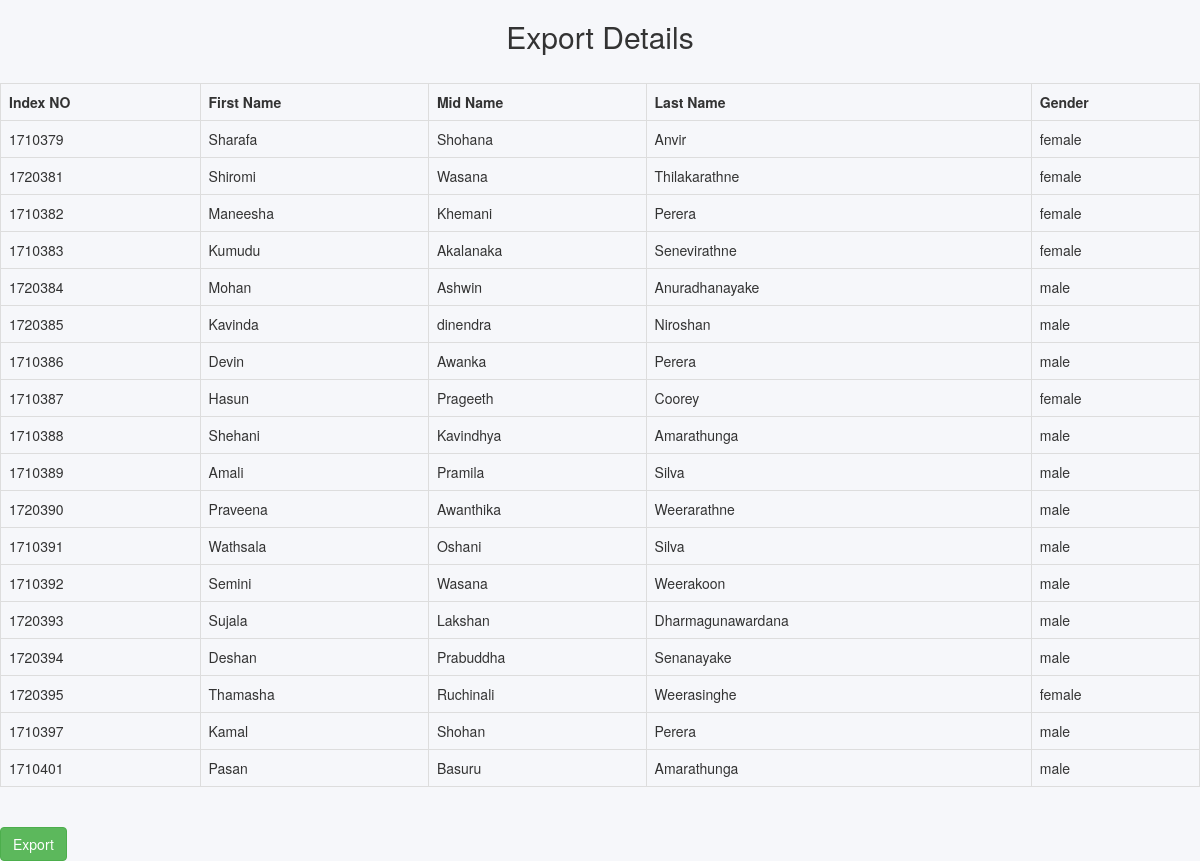
The page /view/sar_report_2.php (signed in) on the database as committed earlier.
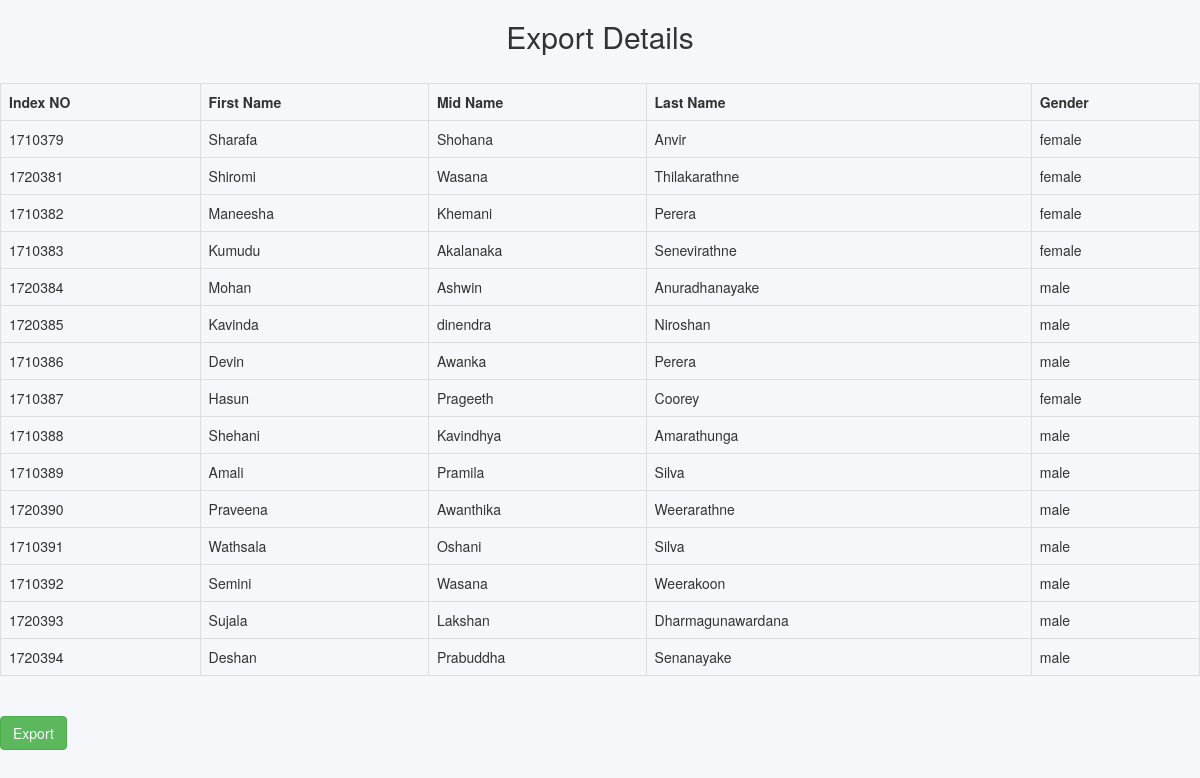
The same page on the database as committed later.
### tables this page shows
CREATE TABLE `student` (
  `s_id` int(20) NOT NULL,
  `first_name` varchar(30) NOT NULL,
  `mid_name` varchar(255) NOT NULL,
  `last_name` varchar(40) NOT NULL,
  `school` varchar(45) NOT NULL,
  `birthdate` varchar(45) NOT NULL,
  `race` varchar(45) NOT NULL,
  `religion` varchar(45) NOT NULL,
  `reg_date` varchar(45) NOT NULL,
  `out_date` varchar(45) NOT NULL,
  `gender` varchar(45) NOT NULL,
  `stu_image` varchar(50) NOT NULL,
  `nic` varchar(11) NOT NULL,
  `index_no` varchar(255) NOT NULL
);

### view/sar_report_2.php (the view, shortened to what this page needs)
<?php
$connect = mysqli_connect("localhost", "root", "", "sms");
$search = substr(Date('Y'), 2).'%';
$sql = "SELECT * FROM student where index_no LIKE '".$search."'";
$result = mysqli_query($connect, $sql);
?>
<!DOCTYPE html>
<html>
<head>
    <link href="https://maxcdn.bootstrapcdn.com/font-awesome/4.6.3/css/font-awesome.min.css" rel="stylesheet">
    <link rel="stylesheet" type="text/css" href="../view/css/style2.css">
    <link rel="stylesheet" href="https://maxcdn.bootstrapcdn.com/bootstrap/3.3.7/css/bootstrap.min.css">
    <link rel="stylesheet" href="https://maxcdn.bootstrapcdn.com/bootstrap/3.3.6/css/bootstrap.min.css" />
</head>
<body class="home">
                    <h2 align="center">Export Details</h2><br />
                    <table class="table table-bordered">
                     <tr>
                                         <th>Index NO</th>
                                         <th>First Name</th>
                                         <th>Mid Name</th>
                       <th>Last Name</th>
                       <th>Gender</th>
                                    </tr>
                     <?php
                     while($row = mysqli_fetch_array($result))
                     {
                        echo '
                       <tr>
                         <td>'.$row["index_no"].'</td>
                         <td>'.$row["first_name"].'</td>
                         <td>'.$row["mid_name"].'</td>
                         <td>'.$row["last_name"].'</td>
                         <td>'.$row["gender"].'</td>
                       </tr>
                        ';
                     }
                     ?>
                    </table>
                    <br />
                    <form method="post" action="#">
                     <input type="submit" name="export" class="btn btn-success" value="Export" />
                    </form>
</body>
</html>

Rows that differ between the two databases and show on the page:
no longer on this page (row edited): student: index_no "1720395", first_name "Thamasha", mid_name "Ruchinali", last_name "Weerasinghe", gender "female"
no longer on this page (row edited): student: index_no "1710397", first_name "Kamal", mid_name "Shohan", last_name "Perera", gender "male"
no longer on this page (row edited): student: index_no "1710401", first_name "Pasan", mid_name "Basuru", last_name "Amarathunga", gender "male"
